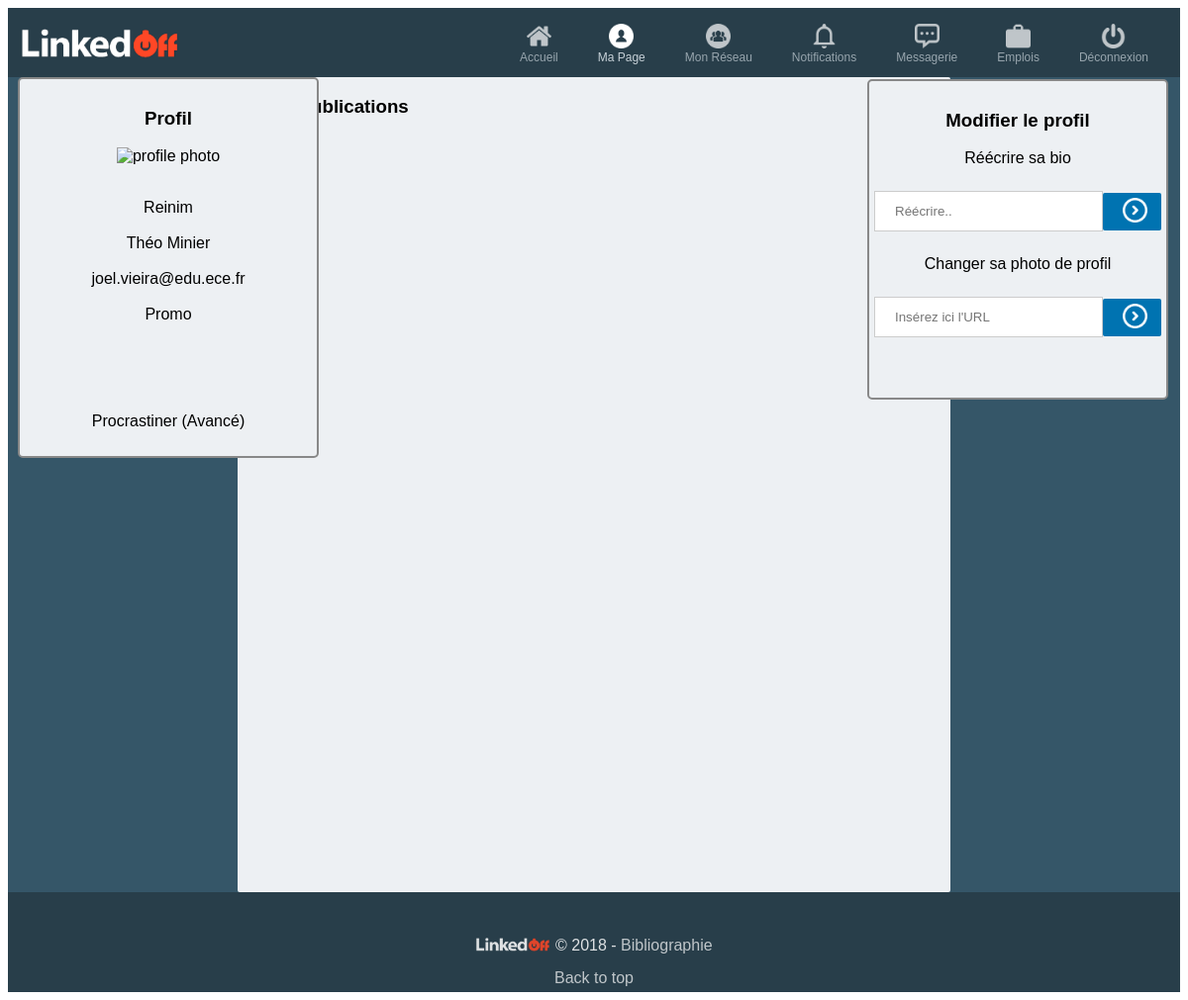
/frontend/profile.php (signed in), run on an earlier commit of the app's database.
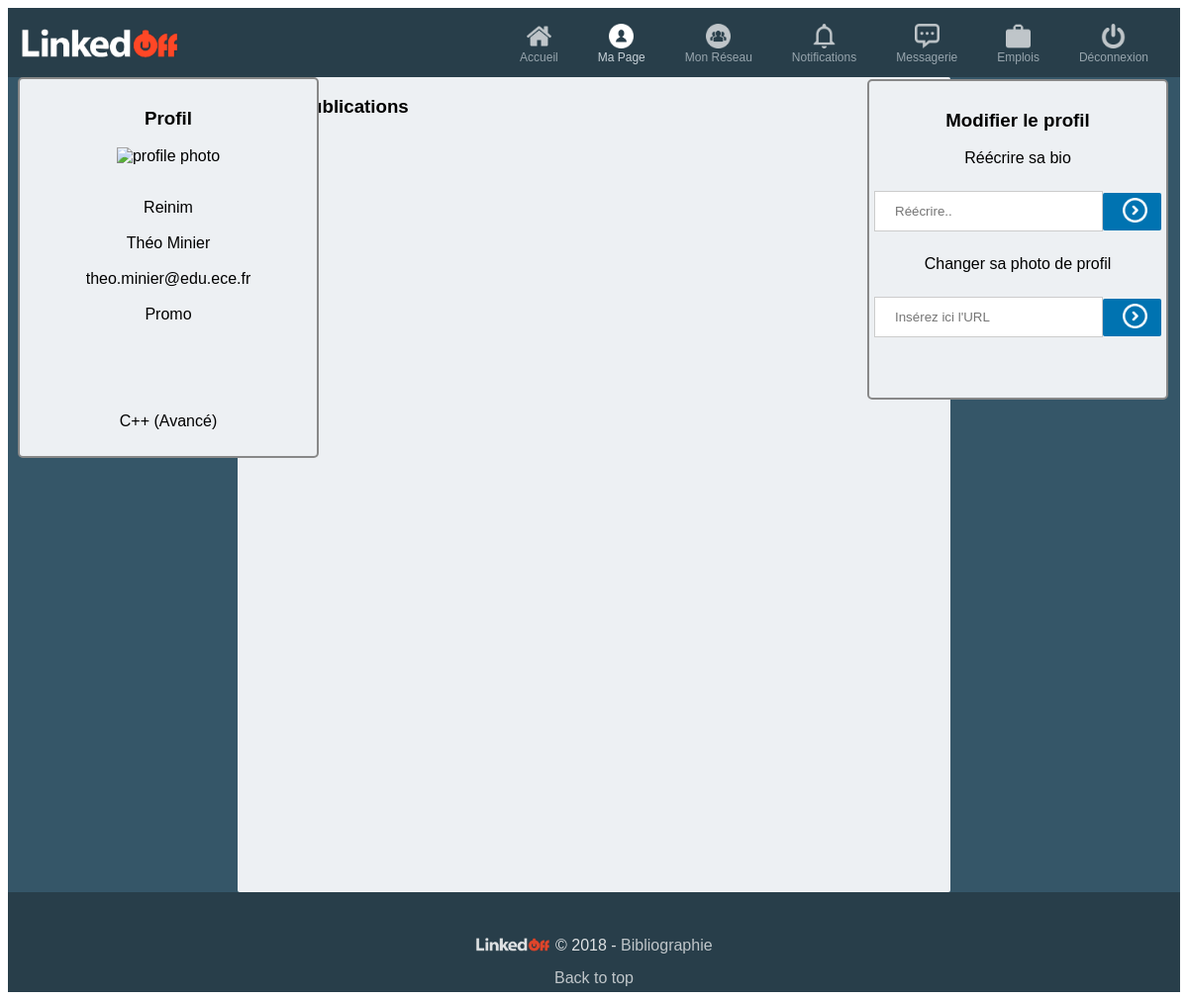
And on a later commit of the database.
### tables this page shows
CREATE TABLE `users` (
    `username` VARCHAR(12),
    `email` VARCHAR(40) NOT NULL,
    `password` VARCHAR(40) NOT NULL,
    `first_name` VARCHAR(12) NOT NULL,
    `last_name` VARCHAR(12) NOT NULL,
    `profile_photo` VARCHAR(255) NULL DEFAULT NULL COMMENT 'Link to the profile photo',
    `summary` MEDIUMTEXT NULL DEFAULT NULL,
    `status` VARCHAR(20) NULL DEFAULT NULL COMMENT 'Normal user, enterprise, admin',
    `graduation` YEAR NULL DEFAULT NULL,
    PRIMARY KEY (`username`)
);

### frontend/action_profile.php (the view, shortened to what this page needs)
<?php
function myinfos() {
    $database='linkedoff';
    $db_handle=mysqli_connect('localhost', 'root', 'root');
    $db_found=mysqli_select_db($db_handle,$database);
    if($db_found) {
        $sql = "SELECT * FROM users WHERE username = '".$_SESSION['hisusername']."'";
        $result = mysqli_query($db_handle, $sql) or die(mysql_error());
        $data = mysqli_fetch_assoc($result);
        echo '<br>'.$data['username'].'<br>'.'<br>'.$data['first_name'].' '.$data['last_name'].'<br>'.'<br>'.$data['email'].'<br>'.'<br>'.'Promo '.$data['graduation'].'<br>'.'<br>'.'<br>'.$data['summary'].'<br>'.'<br>'.'<br>';
        $sql = "SELECT concat (skill,' (', skill_level,')') AS sk FROM skills WHERE username = '".$_SESSION["hisusername"]."'";
        $result = mysqli_query($db_handle, $sql) or die(mysql_error());
        while($data = mysqli_fetch_assoc($result)) {
        echo $data['sk'].'<br>'; }
}
else { echo "Base de données non trouvée."; }
}
?>

### frontend/profile.php (shortened to what this page needs)
<?php
require 'action_profile.php';
?>
<!DOCTYPE html>
<html>
    <head>
        <link href="main.css" rel="stylesheet" type="text/css" />
    </head>
    <body>
        <div class=global-wrapper>
            <div class="header">
                <div class="wrapper">
                    <h1>
                        <a href="home.php">
                            <img class="logo" src="img/linkedoff_logo_white.png" alt="LinkedOff Logo" />
                        </a>
                    </h1>
                    <ul class="nav-main display-flex full-height" role="navigation" aria-label="Primary">
                        <li id="home-nav-item" class="nav-item">
                            <a href="home.php" data-hover="Accueil" class="nav-item__link">
                                <span id="feed-tab-icon" class="nav-item__icon" aria-role="presentation">
                                    <li-icon aria-hidden="true" type="nav-small-home-icon" color="true">
                                        <img class="icon" src="img/menu/home-outline.png" alt="Home" />
                                    </li-icon>
                                </span>
                                <span class="nav-item__title">Accueil</span>
                            </a>
                        </li>
                        <li id="profile-nav-item" class="nav-item">
                            <a href="profile.php" data-hover="Moi" class="nav-item__link  current">
                                <span id="profile-tab-icon" class="nav-item__icon" aria-role="presentation">
                                    <li-icon aria-hidden="true" type="nav-small-user-icon" color="true">
                                        <img class="icon" src="img/menu/user-outline.png" alt="Me" />
                                    </li-icon>
                                </span>
                                <span class="nav-item__title">Ma Page</span>
                            </a>
                        </li>
                        <li id="mynetwork-nav-item" class="nav-item">
                            <a href="mynetwork.php" data-hover="Mon Réseau" class="nav-item__link">
                                <span id="mynetwork-tab-icon" class="nav-item__icon" aria-role="presentation">
                                    <li-icon aria-hidden="true" type="nav-small-people-icon" color="true">
                                        <img class="icon" src="img/menu/my-network-outline.png" alt="Network" />
                                    </li-icon>
                                </span>
                                <span class="nav-item__title">Mon Réseau</span>
                            </a>
                        </li>
                        <li id="notifications-nav-item" class="nav-item">
                            <a href="notifications.php" data-hover="Notifications" class="nav-item__link">
                                <span id="notifications-tab-icon" class="nav-item__icon" aria-role="presentation">
                                    <li-icon aria-hidden="true" type="nav-small-notifications-icon" color="true">
                                        <img class="icon" src="img/menu/notifications-bell-outline.png" alt="Notifications" />
                                    </li-icon>
                                </span>
                                <span class="nav-item__title">Notifications</span>
                            </a>
                        </li>
                        <li id="messaging-nav-item" class="nav-item nav-item--messaging">
                            <a href="messages.php" data-hover="Messagerie" class="nav-item__link">
                                <span id="messaging-tab-icon" class="nav-item__icon" aria-role="presentation">
                                    <li-icon aria-hidden="true" type="nav-small-messaging-icon" color="true">
                                        <img class="icon" src="img/menu/speech-bubble-outline.png" alt="Messages" />
                                    </li-icon>
                                </span>
                                <span class="nav-item__title">Messagerie</span>
                            </a>
                        </li>
                        <li id="jobs-nav-item" class="nav-item">
                            <a href="jobs.php" data-hover="Emplois" class="nav-item__link">
                                <span id="jobs-tab-icon" class="nav-item__icon" aria-role="presentation">
                                    <li-icon aria-hidden="true" type="nav-small-jobs-icon" color="true">
                                        <img class="icon" src="img/menu/work-briefcase-outline.png" alt="Jobs" />
                                    </li-icon>
                                </span>
                                <span class="nav-item__title">Emplois</span>
                            </a>
                        </li>
                        <li id="logoff-nav-item" class="nav-item">
                            <a href="login-page.php" data-hover="Déconnexion" class="nav-item__link">
                                <span id="logoff-tab-icon" class="nav-item__icon" aria-role="presentation">
                                    <li-icon aria-hidden="true" type="nav-small-logoff-icon" color="true">
                                        <img class="icon" src="img/menu/power-button-off.png" alt="On/Off" />
                                    </li-icon>
                                </span>
                                <span class="nav-item__title">Déconnexion</span>
                            </a>
                        </li>
                    </ul>
                </div>
            </div>
            <div class="central-wrapper">
                <div class="left-pane">
                    <h3>Profil</h3>
                    <?php $image = $_SESSION['profilepic'];
                    print '<img src="'.$image.'" height="256" width="256" alt="profile photo" />'; ?>
                    <p><?php echo myinfos() ?></p>
                </div>
                <div class="main-pane">
                    <h3>Mes Publications</h3>
                </div>
                <div class="right-pane">
                    <h3>Modifier le profil</h3>
                    <p>Réécrire sa bio</p>
                    <div class="search-container">
                        <form method="post" class="search-form">
                            <input type="text" placeholder="Réécrire.." tabindex="1" name="bio">
                            <button type="submit" class="submit-search" name = "bouton"><img class="icon" alt="Search" src="img/menu/go-button.png">  </button>
                        </form>
                    </div>
                    <p>Changer sa photo de profil</p>
                    <div class="search-container">
                        <form method="post" class="search-form">
                            <input type="text" placeholder="Insérez ici l'URL" tabindex="1" name="photo">
                            <button type="submit" class="submit-search" name = "bouton_photo"><img class="icon" alt="Search" src="img/menu/go-button.png">  </button>
                        </form>
                    </div>
                </div>
            </div>
        </div>
        <div class="footer">
            <div class="copyright">
                <img class="logo-copyright" alt="LinkedOff" src="img/linkedoff_logo_white.png"> © 2018 -&nbsp;
                <a href="references.html" target="blank" class="footer__link">Bibliographie</a>
            </div>
            <div class="back-to-top"><a href="#" class="footer__link">Back to top</a></div>
        </div>
    </body>
</html>

### frontend/main.css (style rules this page uses)
body { font-family: Arial, Helvetica, sans-serif; }
a { color: white; text-decoration: none; }
.header { background-color: #283e4a; padding: 0 12px; }
.logo { height: 30px; width: auto; transition: opacity 0.3s; }
.wrapper { display: flex; justify-content: space-between; width: auto; height: 70px; margin: 0 auto; }
.global-wrapper { display: flex; flex-direction: column; min-width: 1128px; min-height: 100vh; margin: 0; background: #355668; }
.footer { display: flex; flex-direction: column; justify-content: center; align-items: center; background-color: #283e4a; padding: 25px 0 0; }
.logo-copyright { margin: -3px 5px 0 0; width: auto; height: 14px; opacity: 0.85; }
.copyright { display: flex; align-items: center; justify-content: center; margin: 20px 0 20px; color: rgba(255,255,255,0.85); }
.nav-main { align-items: flex-end; flex-shrink: 0; list-style: outside none none; background: 0 0; width: auto; overflow: visible; margin: 0 0 0 auto; }
.nav-item { height: 44px; text-align: center; align-items: flex-end; flex-shrink: 0; background: 0 0; width: auto; overflow: visible; margin: 0 0 0 auto; margin-bottom: 10px; }
.display-flex { display: flex; }
.full-height { height: 100%; }
.nav-item__link { text-align: center; text-decoration:none; height: 100%; opacity: 0.7; line-height: 12px; position: relative; display: block; color: #fff; }
.nav-item__title { font-size: 12px; line-height: 16px; font-weight: 400; margin: auto 20px; display: block; color: #c7d1d8; transition: color .3s; }
.icon { height: 25px; width: auto; transition: opacity 0.3s; }
.current { opacity: 1; }
button { color: #fff; font-weight: 400; cursor: pointer; display: inline-block; width: auto; height: 32px; margin: 20px 15px auto; padding: 0 20px; background-color: transparent; border: 1px solid #fff; border-radius: 2px; }
.main-pane { width: 700px; min-height: inherit; padding: 0 0 24px; margin: 0 auto; border-radius: 2px; background: #EDF0F3; overflow: auto; display: flex; flex-flow: column wrap; justify-content: left; padding-left: 20px; }
.submit-search { background-color: #0073b1; border: 0; width: auto; height: 38px; border-radius: 2px; cursor: pointer; overflow: hidden; position: relative; margin: auto; z-index: 0; color: rgba(255,255,255,0.85); }
.search-form { display: flex; flex-flow: row; }
input[type=text], input[type=password] { width: 100%; padding: 12px 20px; margin: 8px 0; display: inline-block; border: 1px solid #ccc; box-sizing: border-box; }
.left-pane { background: #EDF0F3; position: fixed; min-height: 300px; width: 290px; margin: inherit; margin-left: 10px; padding: 10px 5px; border: 2px solid #888; border-radius: 5px; text-align: center; }
.right-pane { background: #EDF0F3; position: fixed; top: 80px; right: 10px; min-height: 300px; width: 290px; margin: inherit; margin-right: 10px; padding: 10px 5px; border: 2px solid #888; border-radius: 5px; text-align: center; }
.central-wrapper { display: flex; flex-flow: row wrap; min-width: inherit; min-height: inherit; overflow: scroll; }
.back-to-top { position: relative; bottom: 5px; }
.footer__link { opacity: 0.7; }

What changed in the data, as far as the page shows it:
changed users "Reinim": email "joel.vieira@edu.ece.fr" → "theo.minier@edu.ece.fr"
Also different on the page:
new list line: "C++ (Avancé)"
list line gone: "Procrastiner (Avancé)"
